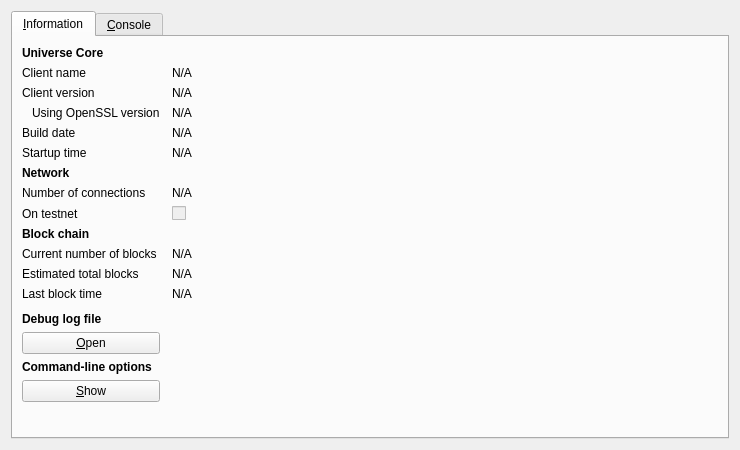
<?xml version="1.0" encoding="UTF-8"?>
<ui version="4.0">
 <class>RPCConsole</class>
 <widget class="QDialog" name="RPCConsole">
  <property name="geometry">
   <rect>
    <x>0</x>
    <y>0</y>
    <width>740</width>
    <height>450</height>
   </rect>
  </property>
  <property name="windowTitle">
   <string>Universe - Debug window</string>
  </property>
  <layout class="QVBoxLayout" name="verticalLayout_2">
   <item>
    <widget class="QTabWidget" name="tabWidget">
     <property name="currentIndex">
      <number>0</number>
     </property>
     <widget class="QWidget" name="tab_info">
      <attribute name="title">
       <string>&amp;Information</string>
      </attribute>
      <layout class="QGridLayout" name="gridLayout" columnstretch="0,1">
       <property name="horizontalSpacing">
        <number>12</number>
       </property>
       <item row="0" column="0">
        <widget class="QLabel" name="label_9">
         <property name="font">
          <font>
           <weight>75</weight>
           <bold>true</bold>
          </font>
         </property>
         <property name="text">
          <string>Universe Core</string>
         </property>
        </widget>
       </item>
       <item row="1" column="0">
        <widget class="QLabel" name="label_5">
         <property name="text">
          <string>Client name</string>
         </property>
        </widget>
       </item>
       <item row="1" column="1">
        <widget class="QLabel" name="clientName">
         <property name="cursor">
          <cursorShape>IBeamCursor</cursorShape>
         </property>
         <property name="text">
          <string>N/A</string>
         </property>
         <property name="textFormat">
          <enum>Qt::PlainText</enum>
         </property>
         <property name="textInteractionFlags">
          <set>Qt::LinksAccessibleByMouse|Qt::TextSelectableByKeyboard|Qt::TextSelectableByMouse</set>
         </property>
        </widget>
       </item>
       <item row="2" column="0">
        <widget class="QLabel" name="label_6">
         <property name="text">
          <string>Client version</string>
         </property>
        </widget>
       </item>
       <item row="2" column="1">
        <widget class="QLabel" name="clientVersion">
         <property name="cursor">
          <cursorShape>IBeamCursor</cursorShape>
         </property>
         <property name="text">
          <string>N/A</string>
         </property>
         <property name="textFormat">
          <enum>Qt::PlainText</enum>
         </property>
         <property name="textInteractionFlags">
          <set>Qt::LinksAccessibleByMouse|Qt::TextSelectableByKeyboard|Qt::TextSelectableByMouse</set>
         </property>
        </widget>
       </item>
       <item row="3" column="0">
        <widget class="QLabel" name="label_14">
         <property name="text">
          <string>Using OpenSSL version</string>
         </property>
         <property name="indent">
          <number>10</number>
         </property>
        </widget>
       </item>
       <item row="3" column="1">
        <widget class="QLabel" name="openSSLVersion">
         <property name="cursor">
          <cursorShape>IBeamCursor</cursorShape>
         </property>
         <property name="text">
          <string>N/A</string>
         </property>
         <property name="textFormat">
          <enum>Qt::PlainText</enum>
         </property>
         <property name="textInteractionFlags">
          <set>Qt::LinksAccessibleByMouse|Qt::TextSelectableByKeyboard|Qt::TextSelectableByMouse</set>
         </property>
        </widget>
       </item>
       <item row="4" column="0">
        <widget class="QLabel" name="label_12">
         <property name="text">
          <string>Build date</string>
         </property>
        </widget>
       </item>
       <item row="4" column="1">
        <widget class="QLabel" name="buildDate">
         <property name="cursor">
          <cursorShape>IBeamCursor</cursorShape>
         </property>
         <property name="text">
          <string>N/A</string>
         </property>
         <property name="textFormat">
          <enum>Qt::PlainText</enum>
         </property>
         <property name="textInteractionFlags">
          <set>Qt::LinksAccessibleByMouse|Qt::TextSelectableByKeyboard|Qt::TextSelectableByMouse</set>
         </property>
        </widget>
       </item>
       <item row="5" column="0">
        <widget class="QLabel" name="label_13">
         <property name="text">
          <string>Startup time</string>
         </property>
        </widget>
       </item>
       <item row="5" column="1">
        <widget class="QLabel" name="startupTime">
         <property name="cursor">
          <cursorShape>IBeamCursor</cursorShape>
         </property>
         <property name="text">
          <string>N/A</string>
         </property>
         <property name="textFormat">
          <enum>Qt::PlainText</enum>
         </property>
         <property name="textInteractionFlags">
          <set>Qt::LinksAccessibleByMouse|Qt::TextSelectableByKeyboard|Qt::TextSelectableByMouse</set>
         </property>
        </widget>
       </item>
       <item row="6" column="0">
        <widget class="QLabel" name="label_11">
         <property name="font">
          <font>
           <weight>75</weight>
           <bold>true</bold>
          </font>
         </property>
         <property name="text">
          <string>Network</string>
         </property>
        </widget>
       </item>
       <item row="7" column="0">
        <widget class="QLabel" name="label_7">
         <property name="text">
          <string>Number of connections</string>
         </property>
        </widget>
       </item>
       <item row="7" column="1">
        <widget class="QLabel" name="numberOfConnections">
         <property name="cursor">
          <cursorShape>IBeamCursor</cursorShape>
         </property>
         <property name="text">
          <string>N/A</string>
         </property>
         <property name="textFormat">
          <enum>Qt::PlainText</enum>
         </property>
         <property name="textInteractionFlags">
          <set>Qt::LinksAccessibleByMouse|Qt::TextSelectableByKeyboard|Qt::TextSelectableByMouse</set>
         </property>
        </widget>
       </item>
       <item row="8" column="0">
        <widget class="QLabel" name="label_8">
         <property name="text">
          <string>On testnet</string>
         </property>
        </widget>
       </item>
       <item row="8" column="1">
        <widget class="QCheckBox" name="isTestNet">
         <property name="enabled">
          <bool>false</bool>
         </property>
         <property name="text">
          <string/>
         </property>
        </widget>
       </item>
       <item row="9" column="0">
        <widget class="QLabel" name="label_10">
         <property name="font">
          <font>
           <weight>75</weight>
           <bold>true</bold>
          </font>
         </property>
         <property name="text">
          <string>Block chain</string>
         </property>
        </widget>
       </item>
       <item row="10" column="0">
        <widget class="QLabel" name="label_3">
         <property name="text">
          <string>Current number of blocks</string>
         </property>
        </widget>
       </item>
       <item row="10" column="1">
        <widget class="QLabel" name="numberOfBlocks">
         <property name="cursor">
          <cursorShape>IBeamCursor</cursorShape>
         </property>
         <property name="text">
          <string>N/A</string>
         </property>
         <property name="textFormat">
          <enum>Qt::PlainText</enum>
         </property>
         <property name="textInteractionFlags">
          <set>Qt::LinksAccessibleByMouse|Qt::TextSelectableByKeyboard|Qt::TextSelectableByMouse</set>
         </property>
        </widget>
       </item>
       <item row="11" column="0">
        <widget class="QLabel" name="label_4">
         <property name="text">
          <string>Estimated total blocks</string>
         </property>
        </widget>
       </item>
       <item row="11" column="1">
        <widget class="QLabel" name="totalBlocks">
         <property name="cursor">
          <cursorShape>IBeamCursor</cursorShape>
         </property>
         <property name="text">
          <string>N/A</string>
         </property>
         <property name="textFormat">
          <enum>Qt::PlainText</enum>
         </property>
         <property name="textInteractionFlags">
          <set>Qt::LinksAccessibleByMouse|Qt::TextSelectableByKeyboard|Qt::TextSelectableByMouse</set>
         </property>
        </widget>
       </item>
       <item row="12" column="0">
        <widget class="QLabel" name="label_2">
         <property name="text">
          <string>Last block time</string>
         </property>
        </widget>
       </item>
       <item row="12" column="1">
        <widget class="QLabel" name="lastBlockTime">
         <property name="cursor">
          <cursorShape>IBeamCursor</cursorShape>
         </property>
         <property name="text">
          <string>N/A</string>
         </property>
         <property name="textFormat">
          <enum>Qt::PlainText</enum>
         </property>
         <property name="textInteractionFlags">
          <set>Qt::LinksAccessibleByMouse|Qt::TextSelectableByKeyboard|Qt::TextSelectableByMouse</set>
         </property>
        </widget>
       </item>
       <item row="13" column="0">
        <spacer name="verticalSpacer_2">
         <property name="orientation">
          <enum>Qt::Vertical</enum>
         </property>
         <property name="sizeHint" stdset="0">
          <size>
           <width>20</width>
           <height>20</height>
          </size>
         </property>
        </spacer>
       </item>
       <item row="14" column="0">
        <widget class="QLabel" name="labelDebugLogfile">
         <property name="font">
          <font>
           <weight>75</weight>
           <bold>true</bold>
          </font>
         </property>
         <property name="text">
          <string>Debug log file</string>
         </property>
        </widget>
       </item>
       <item row="15" column="0">
        <widget class="QPushButton" name="openDebugLogfileButton">
         <property name="toolTip">
          <string>Open the Universe debug log file from the current data directory. This can take a few seconds for large log files.</string>
         </property>
         <property name="text">
          <string>&amp;Open</string>
         </property>
         <property name="autoDefault">
          <bool>false</bool>
         </property>
        </widget>
       </item>
       <item row="16" column="0">
        <widget class="QLabel" name="labelCLOptions">
         <property name="font">
          <font>
           <weight>75</weight>
           <bold>true</bold>
          </font>
         </property>
         <property name="text">
          <string>Command-line options</string>
         </property>
        </widget>
       </item>
       <item row="17" column="0">
        <widget class="QPushButton" name="showCLOptionsButton">
         <property name="toolTip">
          <string>Show the Universe-Qt help message to get a list with possible Universe command-line options.</string>
         </property>
         <property name="text">
          <string>&amp;Show</string>
         </property>
         <property name="autoDefault">
          <bool>false</bool>
         </property>
        </widget>
       </item>
       <item row="18" column="0">
        <spacer name="verticalSpacer">
         <property name="orientation">
          <enum>Qt::Vertical</enum>
         </property>
         <property name="sizeHint" stdset="0">
          <size>
           <width>20</width>
           <height>40</height>
          </size>
         </property>
        </spacer>
       </item>
      </layout>
     </widget>
     <widget class="QWidget" name="tab_console">
      <attribute name="title">
       <string>&amp;Console</string>
      </attribute>
      <layout class="QVBoxLayout" name="verticalLayout_3">
       <property name="spacing">
        <number>3</number>
       </property>
       <item>
        <widget class="QTextEdit" name="messagesWidget">
         <property name="minimumSize">
          <size>
           <width>0</width>
           <height>100</height>
          </size>
         </property>
         <property name="readOnly">
          <bool>true</bool>
         </property>
         <property name="tabKeyNavigation" stdset="0">
          <bool>false</bool>
         </property>
         <property name="columnCount" stdset="0">
          <number>2</number>
         </property>
        </widget>
       </item>
       <item>
        <layout class="QHBoxLayout" name="horizontalLayout">
         <property name="spacing">
          <number>3</number>
         </property>
         <item>
          <widget class="QLabel" name="label">
           <property name="text">
            <string notr="true">&gt;</string>
           </property>
          </widget>
         </item>
         <item>
          <widget class="QLineEdit" name="lineEdit"/>
         </item>
         <item>
          <widget class="QPushButton" name="clearButton">
           <property name="maximumSize">
            <size>
             <width>24</width>
             <height>24</height>
            </size>
           </property>
           <property name="toolTip">
            <string>Clear console</string>
           </property>
           <property name="text">
            <string/>
           </property>
           <property name="icon">
            <iconset resource="../bitcoin.qrc">
             <normaloff>:/icons/remove</normaloff>:/icons/remove</iconset>
           </property>
           <property name="shortcut">
            <string notr="true">Ctrl+L</string>
           </property>
           <property name="autoDefault">
            <bool>false</bool>
           </property>
          </widget>
         </item>
        </layout>
       </item>
      </layout>
     </widget>
    </widget>
   </item>
  </layout>
 </widget>
 <resources>
  <include location="../bitcoin.qrc"/>
 </resources>
 <connections/>
</ui>
